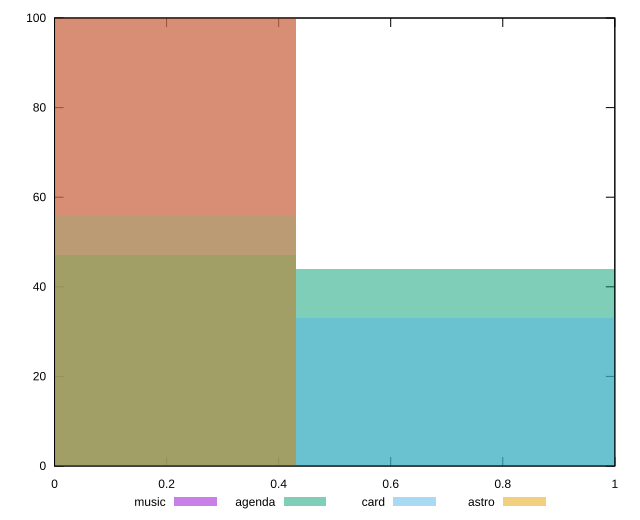

This figure's gnuplot source:
reset

$music <<EOF
0 100
EOF

$agenda <<EOF
0 47
0.863685212265984 44
EOF

$card <<EOF
0 56
0.863685212265984 33
EOF

$astro <<EOF
0 100
EOF

set key outside below
set boxwidth 0.863685212265984
set xrange [0:1]
set yrange [0:100]
set trange [0:100]
set style fill transparent solid 0.5 noborder
set terminal svg size 640, 520 enhanced background rgb 'white'
set output "reports/report_00027_2021-02-24T12-40-31.850Z/third-party-summary/comparison/histogram/all_score.svg"

plot $music title "music" with boxes, \
     $agenda title "agenda" with boxes, \
     $card title "card" with boxes, \
     $astro title "astro" with boxes

reset
